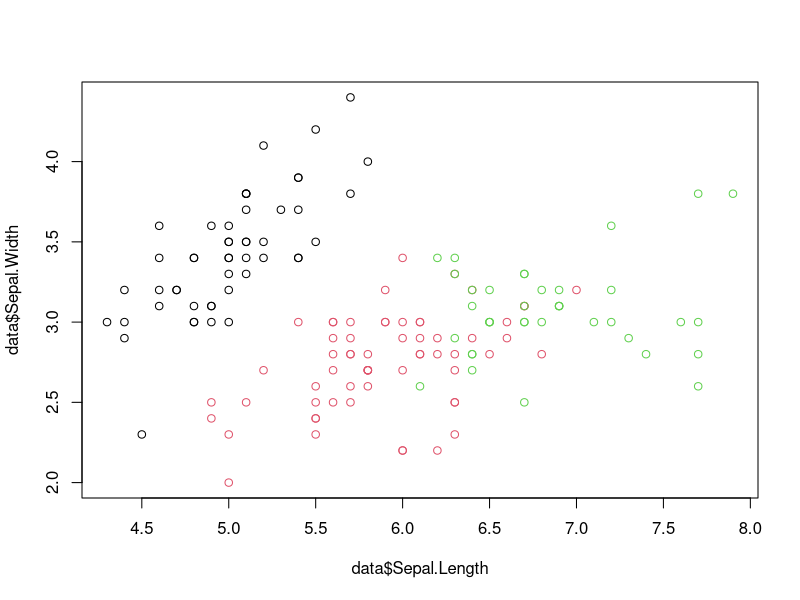
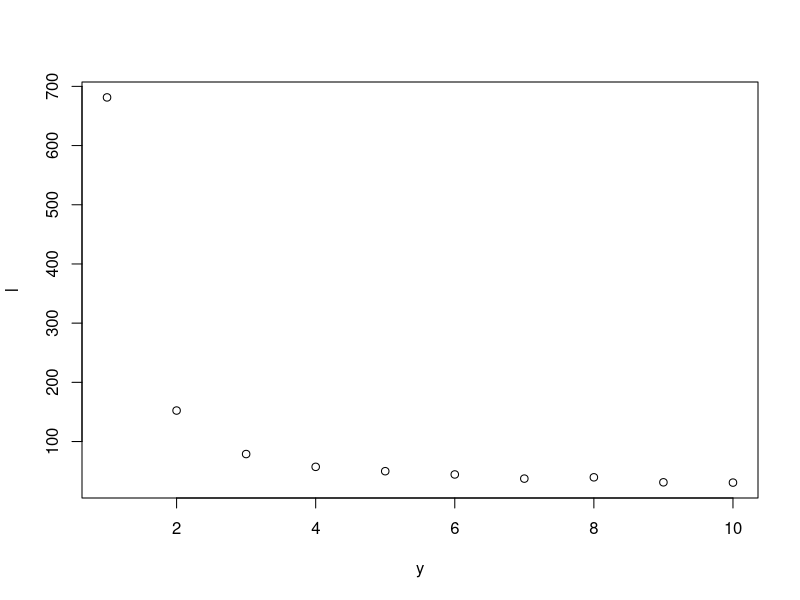

Source code (R) for these figures, in order: (Note: this script raises an error after producing the figures.)
# K-means clustering using iris data set
# Not for prediction only for classifcation
#
data = iris
str(data)
d_new = data[,1:4]
str(d_new)

# Lets divide the data into3
# unit of the col are different, biased towards with more unit or higher unit
#when data is not on same scale, transfer into one , like 1 in hours and 2 in sec then change both in h or in sec
# scaling or normalisation
# z-score

# Lets standardized
d_new = scale(d_new)
View(d_new)
# u can't do rescaling
# compare to the sepal.lenght , petal.width make sense now

set.seed(1234)
# for same type of o/p 
# randomness in each the group will be same



result = kmeans(d_new , 3)
result

# centroid values might be row 
result$centers

#
result$tot.withinss

set.seed(1234)
result1 = kmeans(data[,1:4],3)
result1
result1$centers

mean(data[1:50,]$Sepal.Length)

data$cluster = result1$cluster
View(data)
#simple join table
table(data$Species,data$cluster)

plot(data$Sepal.Length,data$Sepal.Width ,col = result1$cluster )
l = c()
y = c(1,2,3,4,5,6,7,8,9,10)
for (i in y){
  
  r = kmeans(data[,1:4],i)
  print(r$tot.withinss)
  l[i]  =r$tot.withinss
}
View(l)
plot(y,l)
# 4 is optimal

library(party)
set.seed(1234)
pd  = sample(2,nrow(data),replace = TRUE, prob = c(.8,.2))#  sample wll give the index in two sample we want
View(pd)
train= data[pd==1,]
str(test)
test = data[pd==2,]
tree = ctree(train$Species~.,data = train)
plot(tree)
# z test value is p value
data = iris
p = predict(tree ,test[,1:4])
View(p)
tab = table(test$Species,p)
tab
# validation dataframe
c = colnames(data)
c
val.data = data.frame(Sepal.Length = 8 , Sepal.Width =4.5 , Petal.Length = 2.9 ,Petal.Width = 1.2)
val.data
p1 =predict(tree,val.data)
p1
